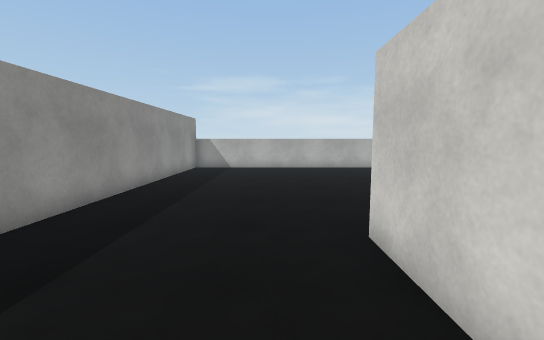
view 1 (above)

17 first-person views from a walk through a 3-D level made in the Unity game engine. The camera is 1.5 m above the floor, tilts 6° down and sees 90° across. The floor is counted in squares, 1 m on a side. Each view is taken from the middle of a square. On the plan, view 1 faces up. The plan holds only what a view shows up to about 14 squares ahead; the rest is blank. Surface patterns are stand-ins for the level's own textures.

view 2
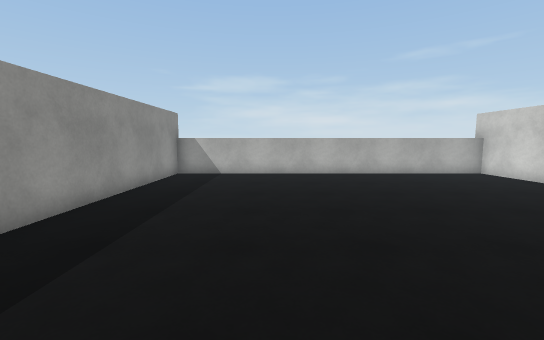

view 3
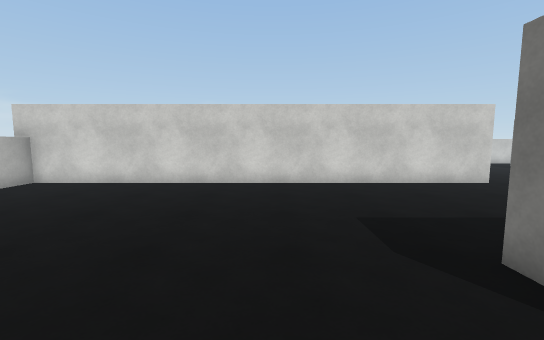

view 4
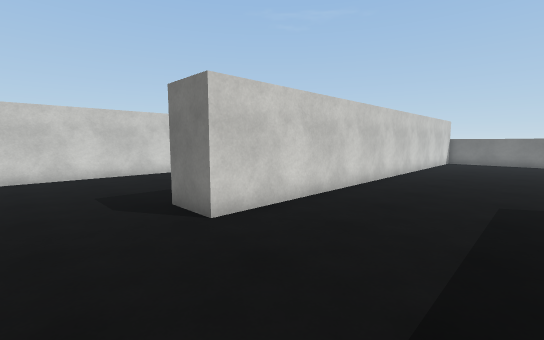

view 5
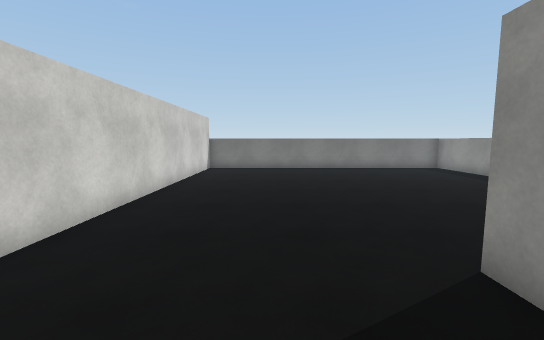

view 6
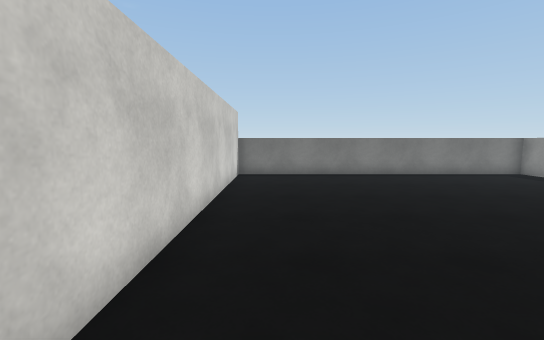

view 7
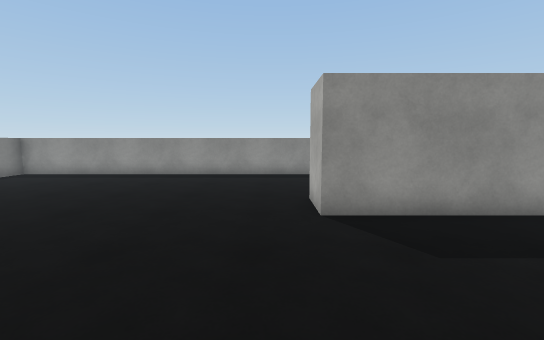

view 8
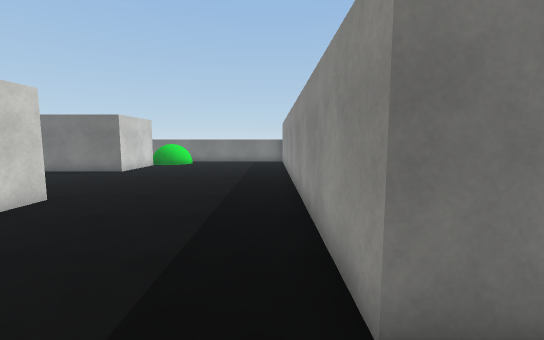

view 9
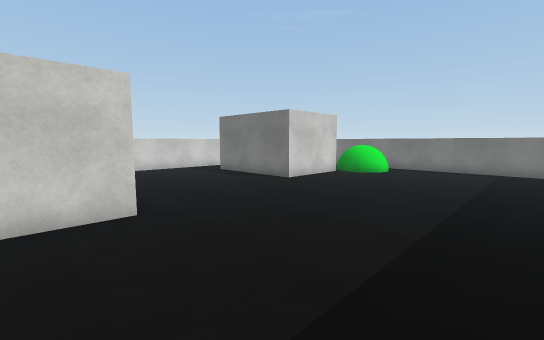

view 10
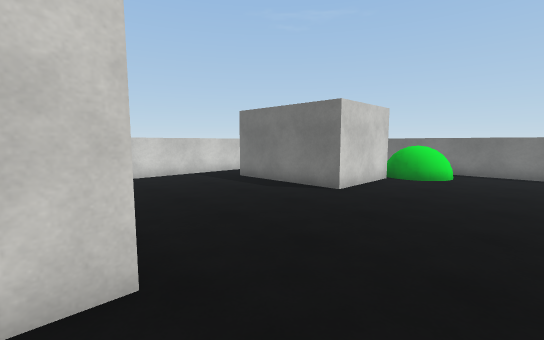

view 11
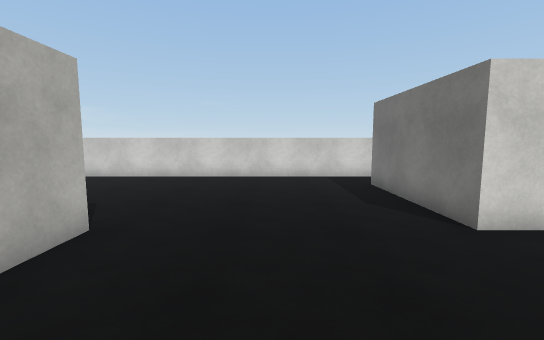

view 12
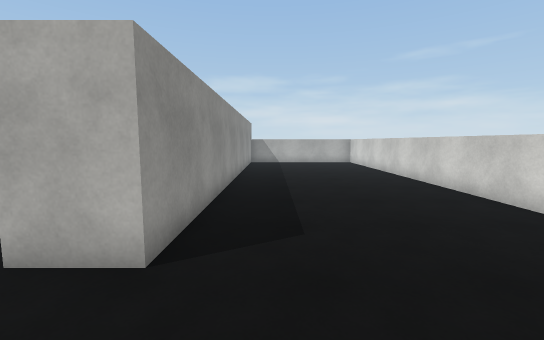

view 13
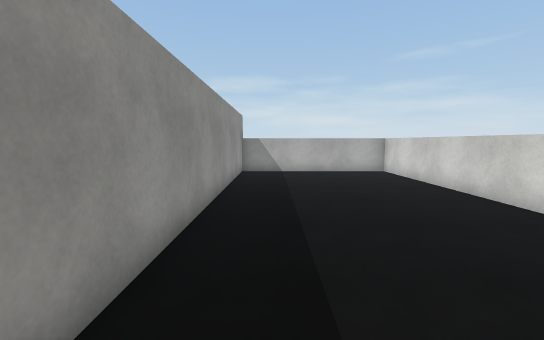

view 14
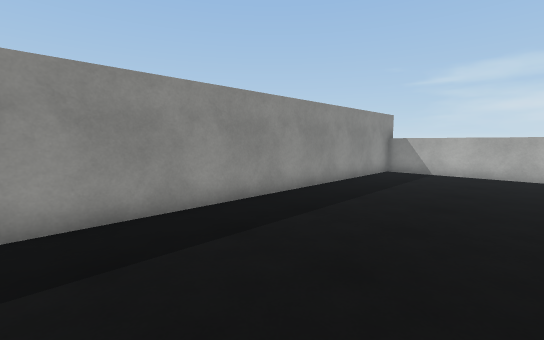

view 15
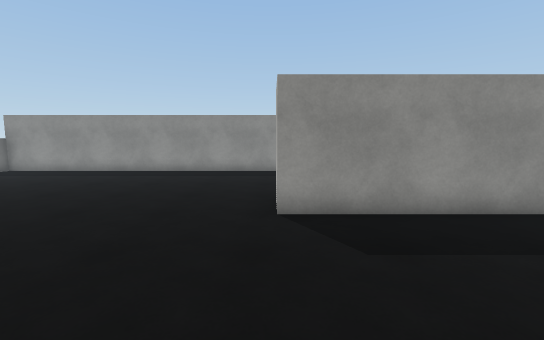

view 16
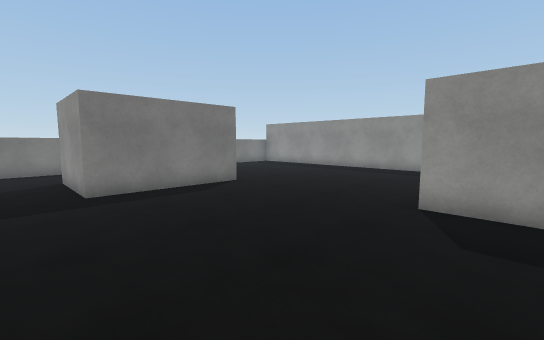

view 17
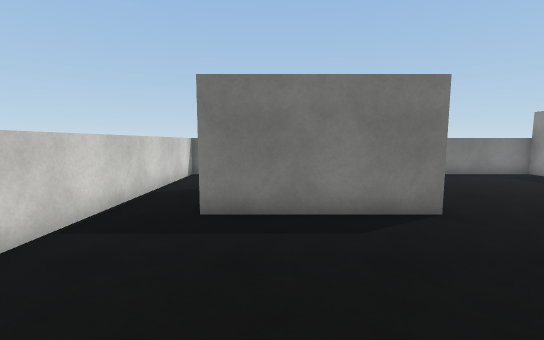

### Floor plan
Points are (right, up) in squares from view 1. A wall is a line through its corners. A room is listed if a view was taken in it or the views show most of it. See-through windows are left out.
Room 1 (views 1, 2, 3, 4, 5, 6, 7, 8, 9, 10, 11, 12, 13, 14, 15, 16, 17)
walls: (-4.4, 2.5) (-4.4, -2) (-6.1, -2); (11.5, -11.1) (11.5, -7.5) (16.5, -7.5) (16.5, -11.1); (-11.4, -1.2) (-11.4, -14.4) (1.5, -14.4) (1.5, 4.2) (3.2, 4.2) (3.2, -14.4) (12.5, -14.4); (9.9, 15.7) (-4.4, 15.7) (-4.4, 4.2); (16, -14.4) (18.6, -14.4) (18.6, 15.7) (11.5, 15.7) (11.5, -0.9) (9.8, -0.9) (9.8, 16.2)
low walls: (10.4, -11.5) (10.9, -11.4); (10.8, -11.3) (11.2, -11.3); (9.7, -11.9) (10.2, -11.4) (11, -11.2); (9.5, -12.2) (9.8, -11.7); (9.6, -12.6) (9.7, -11.8) (10.4, -11.4)

Where each view was taken, in squares from view 1:
view 1: 0 up, 0 right, facing up
view 2: 3 up, 0 right, facing up
view 3: 7 up, 0 right, facing right
view 4: 7 up, 3 left, facing down-right
view 5: 1 up, 2 left, facing down
view 6: 2 down, 0 right, facing down
view 7: 3 down, 1 right, facing left
view 8: 6 up, 4 right, facing down
view 9: 1 up, 4 right, facing down-right
view 10: 0 up, 7 right, facing down-right
view 11: 4 down, 7 right, facing right
view 12: 4 down, 13 right, facing up
view 13: 2 up, 13 right, facing up
view 14: 2 up, 17 right, facing up-left
view 15: 1 down, 17 right, facing left
view 16: 1 up, 18 right, facing down-left
view 17: 2 down, 15 right, facing down
